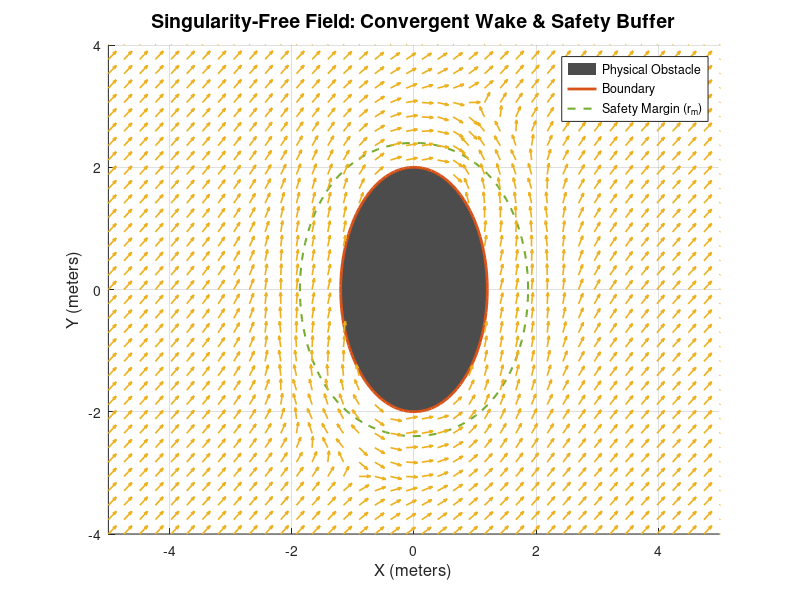

Write the MATLAB code that produced this figure.
% -------------------------------------------------------------------------
% Singularity-Free Vector Field Navigation: Full Architecture
% Features: Modulation Matrix, Convergent Wake Symmetry Breaking, 
%           1st-Order Distance Approximation, Tiered Safety Buffers
% -------------------------------------------------------------------------
clear; clc; close all;

% 1. Define Workspace and Grid
x_range = linspace(-5, 5, 40);
y_range = linspace(-4, 4, 35);
[X, Y] = meshgrid(x_range, y_range);

% 2. Initialize Fields
% Path-Following Field (Vp): Uniform flow from left to right
Vp_x = (1/sqrt(2)) .* ones(size(X));
Vp_y = (1/sqrt(2)) .* ones(size(Y));

% Preallocate Resultant Field (Vc)
Vc_x = zeros(size(X));
Vc_y = zeros(size(Y));

% 3. Obstacle & Safety Parameters
% Elliptical Obstacle Geometry (C2 Arbitrary Shape)
a = 1.2; % Semi-major axis
b = 2.0; % Semi-minor axis
xc = 0;  % X-center
yc = 0;  % Y-center

%modulation spatial effect
rho = 3;

% Safety Buffer Definition
r_m = 0.8; % Required Euclidean safety margin (e.g., drone radius + buffer)

% Symmetry Breaking Parameters
theta_max = pi/2;  % Maximum twist (90 degrees)
k_decay = 5;       % Sharpness of angular decay
spatial_decay = 10; % Sharpness of spatial decay outside safety boundary

% 4. Compute Vector Field
for i = 1:numel(X)
    
    % Current spatial coordinate
    px = X(i);
    py = Y(i);
    
    % Evaluate the implicit C2 shape function F(x) = 0
    % F < 0 (Inside), F = 0 (Boundary), F > 0 (Outside)
    F_val = ((px - xc)/a)^2 + ((py - yc)/b)^2 - 1;
    
    % Check True Physical Boundary (Crash limit)
    if F_val <= 0
        Vc_x(i) = NaN;
        Vc_y(i) = NaN;
        continue; % Stop calculating for this point
    end
    
    % Calculate Gradient of F to find normal vector
    gradF = [2*(px - xc)/a^2; 
             2*(py - yc)/b^2];
    norm_gradF = norm(gradF);
    
    % 1st-Order Euclidean Distance Approximation
    D_dist = F_val / norm_gradF; 
    
    % Map distance to the Safety Gamma Function
    % Gamma_safe = 1 exactly at the margin (r_m)
    Gamma_safe = D_dist / r_m; 
    
    % Define Local Basis Frame (E)
    n = gradF / norm_gradF;   % Normal vector
    t = [-n(2); n(1)];        % Tangent vector
    E = [n, t];
    
    % Input Vector Preparation
    Vp_current = [Vp_x(i); Vp_y(i)];
    Vp_hat = Vp_current / norm(Vp_current);
    
    % --- SYMMETRY BREAKING: CONVERGENT WAKE ---
    dot_prod = dot(n, Vp_hat); 
    cross_prod = n(1)*Vp_hat(2) - n(2)*Vp_hat(1);
    
    % Establish rotational polarity (diverge front, converge rear)
    s_dir = -sign(cross_prod);
    if s_dir == 0
        s_dir = 1; % Tie-breaker on exact centerlines
    end
    
    % Bounded twist angle with dynamic phase-shift (-sign(dot_prod))
    % Using max(Gamma_safe-1, 0) prevents decay from exploding inside the buffer
    theta = -sign(dot_prod) * s_dir * theta_max * ...
            exp(-k_decay * (1 - abs(dot_prod))^2) * ...
            exp(-spatial_decay * max(Gamma_safe - 1, 0));
        
    % Construct Rotation Matrix
    R_mat = [cos(theta), -sin(theta); 
             sin(theta),  cos(theta)];
         
    Vp_rotated = R_mat * Vp_current;
    
    % --- MODULATION MATRIX ---
    % Normal velocity (lambda1) zeroes out at Gamma_safe = 1, becomes negative if Gamma_safe < 1
    lambda1 = 1 - (1 / Gamma_safe)^rho; 
    lambda2 = 1 + (1 / Gamma_safe)^rho; 
    
    D = [lambda1, 0; 
         0, lambda2];
    
    % Transformation: Vc = E * D * E^-1 * Vp_rotated
    M = E * D * E';
    Vc = M * Vp_rotated;
    
    % Store Final Output
    Vc_x(i) = Vc(1);
    Vc_y(i) = Vc(2);
end

% 5. Visualization
figure;
hold on; grid on; axis equal;

% Plot True Physical Obstacle (Solid)
theta_plot = linspace(0, 2*pi, 100);
obs_x = xc + a*cos(theta_plot);
obs_y = yc + b*sin(theta_plot);
fill(obs_x, obs_y, [0.3 0.3 0.3], 'EdgeColor', 'none'); % Dark Grey carbon-fiber
plot(obs_x, obs_y, 'Color', '#D95319', 'LineWidth', 2);

% Plot the Safety Boundary (Dashed)
% Since it's a 1st order approximation, we'll plot the exact Minkowski expansion 
% for visual confirmation of the buffer zone.
safe_x = obs_x + r_m * (2*cos(theta_plot)/a^2) ./ sqrt((2*cos(theta_plot)/a).^2 + (2*sin(theta_plot)/b).^2);
safe_y = obs_y + r_m * (2*sin(theta_plot)/b^2) ./ sqrt((2*cos(theta_plot)/a).^2 + (2*sin(theta_plot)/b).^2);
plot(safe_x, safe_y, '--', 'Color', '#77AC30', 'LineWidth', 1.5);

% Plot Resultant Vector Field
vel_mag = sqrt(Vc_x.^2 + Vc_y.^2);
quiver(X, Y, Vc_x./vel_mag, Vc_y./vel_mag, 0.55, 'Color', '#EDB120', 'LineWidth', 1.2);

% Formatting
title('Singularity-Free Field: Convergent Wake & Safety Buffer', 'FontSize', 14, 'FontWeight', 'bold');
legend('Physical Obstacle', 'Boundary', 'Safety Margin (r_m)', 'Location', 'northeast');
xlabel('X (meters)', 'FontSize', 12);
ylabel('Y (meters)', 'FontSize', 12);
xlim([-5 5]); ylim([-4 4]);
hold off;
